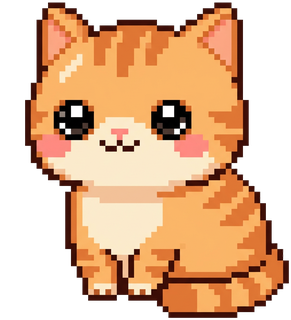
#> input picture docs/img/cat_orange.png, 291 x 320 px, found by its file name; its folder holds 4 pictures in this run
$ python pets.py
#> lines starting #> are read from the running program, lines starting #| are printed output that depends on the picture; after the words box and inside, x2 and y2 are one past the last pixel; in counts of white or black regions, pixels touching at a corner belong together
#!/usr/bin/env python3
"""Align the three poses of each cat, cut them out on one canvas and measure the head for hats."""
import json
import numpy as np
from PIL import Image
from collections import deque


def mask_cut(path, tol=40):
#> called with path = 'assets_src/cat_orange.png', tol = 40
    im = Image.open(path).convert("RGBA")
#> im is the input picture: PIL image 291x320 RGBA; mean R, G, B, A 138.8, 97.3, 64.2, 165.5
    a = np.array(im).astype(np.int16)
    h, w = a.shape[:2]
#> h = 320; w = 291
    bg = a[3, 3, :3]
#> bg = [0, 0, 0]
    near = np.abs(a[:, :, :3] - bg).sum(axis=2) <= tol
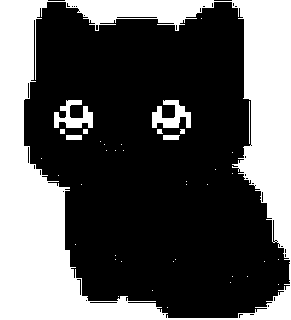
#> near: shape (320, 291) bool; 35.2% white; 41 white regions (31 under 20 px), largest, box (x1, y1, x2, y2) and area: (0, 0, 291, 320) 31187, (152, 100, 191, 128) 620, (54, 100, 93, 128) 604
    seen = np.zeros((h, w), bool)
    q = deque([(0, x) for x in range(w)] + [(h - 1, x) for x in range(w)] + [(y, 0) for y in range(h)] + [(y, w - 1) for y in range(h)])
    out = np.zeros((h, w), bool)
    while q:
        y, x = q.popleft()
        if seen[y, x]:
            continue
        seen[y, x] = True
        if not near[y, x]:
            continue
        out[y, x] = True
        if y > 0: q.append((y - 1, x))
        if y < h - 1: q.append((y + 1, x))
        if x > 0: q.append((y, x - 1))
        if x < w - 1: q.append((y, x + 1))
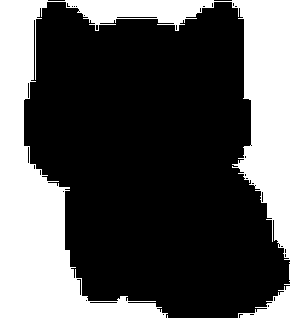
#> out: shape (320, 291) bool; 33.5% white; 1 white region, box (x1, y1, x2, y2) and area: (0, 0, 291, 320) 31180
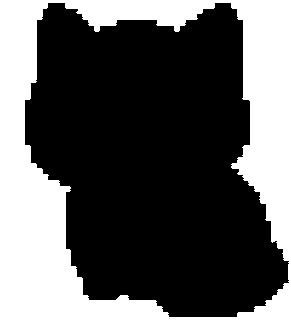
#> seen: shape (320, 291) bool; 35.4% white; 1 white region, box (x1, y1, x2, y2) and area: (0, 0, 291, 320) 33005
    # strip light anti-alias fringe next to the background
    for _ in range(2):
        edge = np.zeros_like(out)
        edge[1:, :] |= out[:-1, :]; edge[:-1, :] |= out[1:, :]; edge[:, 1:] |= out[:, :-1]; edge[:, :-1] |= out[:, 1:]
        fringe = edge & ~out & (np.abs(a[:, :, :3] - bg).sum(axis=2) <= tol * 2.2)
        out |= fringe
#> this loop made 2 passes
#> pass 1, in mask_cut, `fringe = edge & ~out & (np.abs(a[:, :, :3] - bg).sum(axis=2) <= tol * ..`:
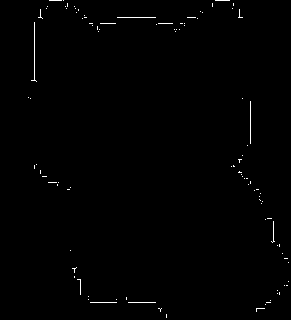
#> fringe: shape (320, 291) bool; 0.57% white in thin lines or dots, all inside (x1, y1, x2, y2) = (28, 0, 289, 318)
#> pass 1, in mask_cut, `out |= fringe`:
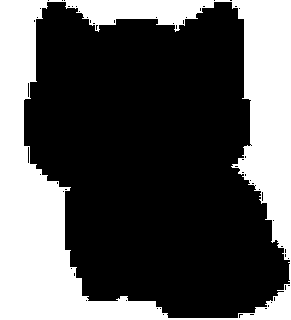
#> out: shape (320, 291) bool; 34.1% white; 1 white region, box (x1, y1, x2, y2) and area: (0, 0, 291, 320) 31711
#> pass 2, in mask_cut, `out |= fringe`:
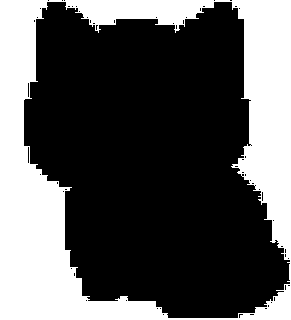
#> out: shape (320, 291) bool; 34.1% white; 1 white region, box (x1, y1, x2, y2) and area: (0, 0, 291, 320) 31800
#> after the loop:
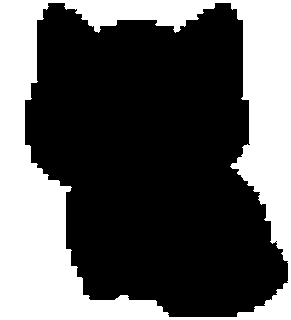
#> edge: shape (320, 291) bool; 35.6% white; 1 white region, box (x1, y1, x2, y2) and area: (0, 0, 291, 320) 33176
    rgba = np.array(im)
    rgba[out, 3] = 0
#> rgba: shape (320, 291, 4); 1.15% of pixels changed, all inside (x1, y1, x2, y2) = (22, 0, 291, 320)
    return rgba


def best_shift(ref, mov, region):
    """Shift (dy, dx) that makes mov's alpha match ref's alpha inside the head region."""
    r = ref[:, :, 3] > 0
    m = mov[:, :, 3] > 0
    y0, y1 = region
    best, arg = -1, (0, 0)
    for dy in range(-48, 49, 4):
        for dx in range(-48, 49, 4):
            sh = np.roll(np.roll(m, dy, 0), dx, 1)
            score = (sh[y0:y1] & r[y0:y1]).sum() - 0.5 * (sh[y0:y1] ^ r[y0:y1]).sum()
            if score > best:
                best, arg = score, (dy, dx)
    dy0, dx0 = arg
    for dy in range(dy0 - 3, dy0 + 4):
        for dx in range(dx0 - 3, dx0 + 4):
            sh = np.roll(np.roll(m, dy, 0), dx, 1)
            score = (sh[y0:y1] & r[y0:y1]).sum() - 0.5 * (sh[y0:y1] ^ r[y0:y1]).sum()
            if score > best:
                best, arg = score, (dy, dx)
    return arg


meta = {}
for cat in ("orange", "tuxedo", "calico"):
    base = mask_cut(f"assets_src/cat_{cat}.png")
    ys, xs = np.nonzero(base[:, :, 3])
    top, bot = ys.min(), ys.max()
#> top = 0; bot = 317
    head_region = (top, top + int((bot - top) * 0.45))
#> head_region = (0, 142)
    poses = {"base": base}
    for p in ("blink", "cheer"):
        mov = mask_cut(f"assets_src/cat_{cat}_{p}.png")
#> (the run stopped early here; a loop or call above may not have finished)
